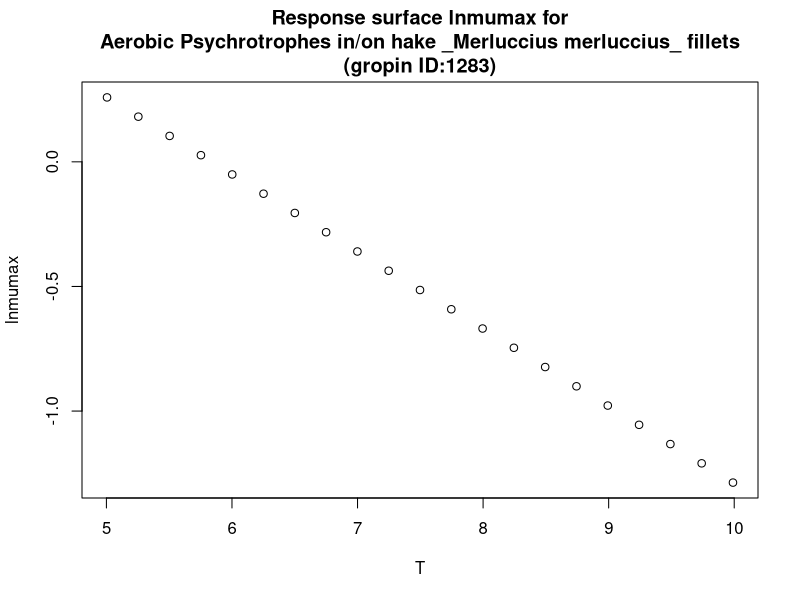

Here is the R script that generated this plot:
#############################
# start of Parameter script
#############################
T <- seq(5.005,9.99000999000999,length.out=21)
#############################
# end of Parameter script
#############################
############################# 
# start of Model script Gropin ID 1283 
#############################
 
# constant coefficients for this model
 
variables <- data.frame(T)
argumentsPar <- expand.grid(variables)
 
# heart of the model
response_surface <- function(T) {
   mumax <-(-0.31*T+1.81)

return(mumax=mumax)
} 

# output parameters
responseSurface <- cbind(argumentsPar,response_surface(argumentsPar['T']))
colnames(responseSurface) <- c(colnames(argumentsPar),'lnmumax')
#############################
# End of Model script
#############################
############################# 
# start of Visualisation script Gropin ID 1283 
#############################
plot(T,responseSurface$'lnmumax',xlab='T',
                          ylab='lnmumax',main='Response surface lnmumax for
Aerobic Psychrotrophes in/on hake _Merluccius merluccius_ fillets
(gropin ID:1283)')
#############################
# End of Visualisation script
#############################
